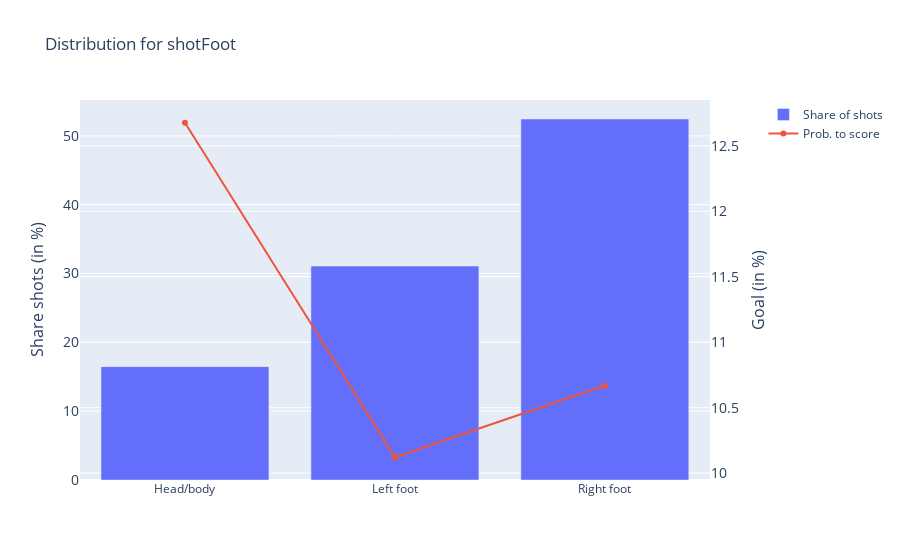

Source (notebook cell):
### Code cell
graph_shot_foot = create_variable_graph(df_shots, comb_col)
graph_shot_foot.show()

### Figure 1 — Plotly figure (JSON) as saved in the notebook; plotly's stock layout.template omitted (floating-point values rounded to 4 significant figures)
{"data": [{"name": "Share of shots", "type": "bar", "x": ["Head/body", "Left foot", "Right foot"], "y": [16.47, 31.08, 52.45]}, {"name": "Prob. to score", "type": "scatter", "x": ["Head/body", "Left foot", "Right foot"], "xaxis": "x", "y": [12.68, 10.12, 10.67], "yaxis": "y2"}], "layout": {"title": {"text": "Distribution for shotFoot"}, "xaxis": {"anchor": "y", "domain": [0, 0.94]}, "yaxis": {"anchor": "x", "domain": [0, 1], "tickfont": {"size": 14}, "title": {"font": {"size": 16}, "text": "Share shots (in %)"}}, "yaxis2": {"anchor": "x", "overlaying": "y", "side": "right", "tickfont": {"size": 14}, "title": {"font": {"size": 16}, "text": "Goal (in %)"}}}}
